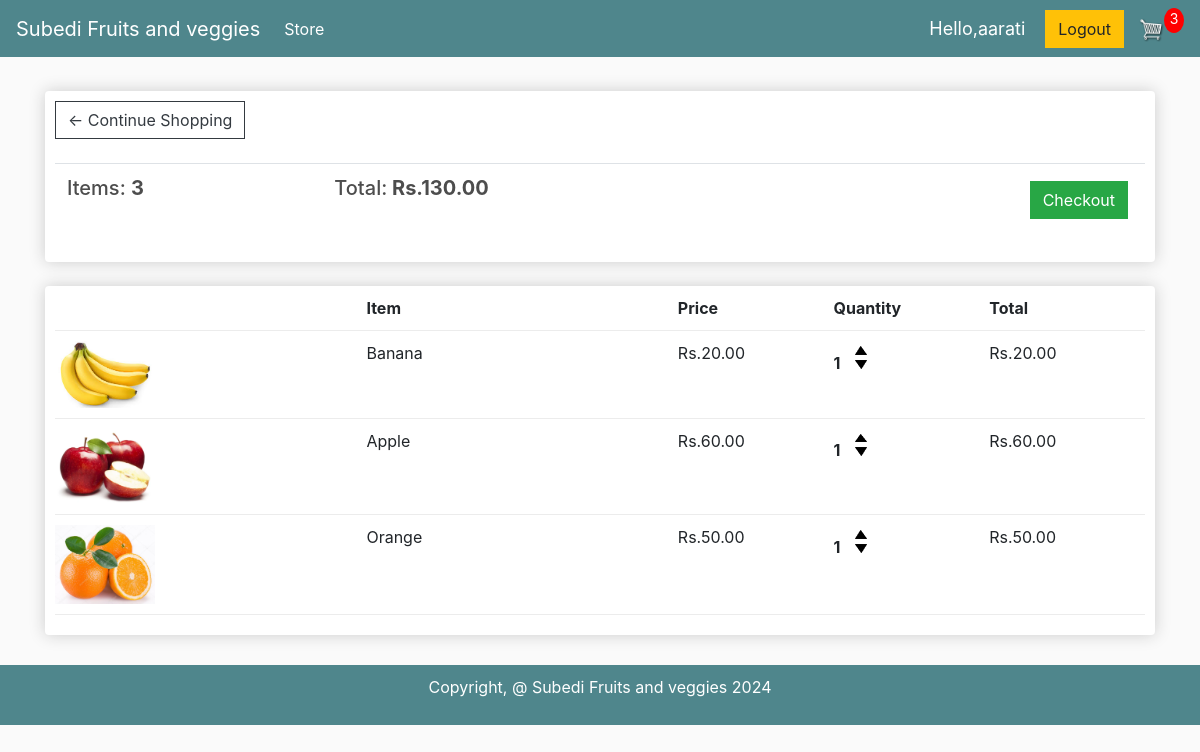
The app's page /cart/ (signed in) with its own data.
### store/models.py (models this page shows, shortened)
class Order(models.Model):
    customer = models.ForeignKey(Customer, on_delete=models.SET_NULL, null=True, blank=True)
    date_ordered = models.DateTimeField(auto_now_add=True)
    complete = models.BooleanField(default=False)
    transaction_id = models.CharField(max_length=100, null=True)
    shipping = models.BooleanField(default=True)
    @property
    def get_cart_total(self):
        orderitems=self.orderitem_set.all()
        total=sum([item.get_total for item in orderitems])
        return total
    @property
    def get_cart_items(self):
        orderitems=self.orderitem_set.all()
        total=sum([item.quantity for item in orderitems])
        return total

class OrderItem(models.Model):
    product = models.ForeignKey(Product, on_delete=models.SET_NULL, blank=True, null=True)
    order = models.ForeignKey(Order, on_delete=models.SET_NULL, blank=True, null=True)
    quantity = models.IntegerField(default=0, null=True, blank=True)
    date_added = models.DateTimeField(auto_now_add=True)
    @property
    def get_total(self):
        total=self.product.price*self.quantity
        return total

class Product(models.Model):
    name = models.CharField(max_length=200)
    price = models.DecimalField(max_digits=7,decimal_places=2)
    digital = models.BooleanField(default=False, null=True, blank=True)
    image = models.ImageField(null=True, blank=True)
    @property
    def imageURL(self):
        try:
            url = self.image.url
        except:
            url = ''
        return url

### store/views.py (the view)
# urls.py: path('cart/', views.cart, name="cart"),
@login_required(login_url='login')
def cart(request):
	data = cartData(request)
	cartItems = data['cartItems']
	order = data['order']
	items = data['items']
	context = {'items':items, 'order':order, 'cartItems':cartItems}
	return render(request, 'store/cart.html', context)

### store/utils.py (called while the page is built, shortened)
def cartData(request):
    if request.user.is_authenticated:
        try:
            customer = request.user.customer
        except User.customer.RelatedObjectDoesNotExist:
            customer = Customer.objects.create(user=request.user)
        order, created = Order.objects.get_or_create(customer=customer, complete=False)
        items = order.orderitem_set.all()
        cartItems = order.get_cart_items
    return {'cartItems': cartItems, 'order': order, 'items': items}

### store/templates/store/cart.html
{% extends 'store/main.html' %}
{% load static %}
{% block content %}
	<div class="row">
		<div class="col-lg-12">
			<div class="box-element">
				<a  class="btn btn-outline-dark" href="{% url 'store' %}">&#x2190; Continue Shopping</a>
				<br>
				<br>
				<table class="table">
					<tr>
						<th><h5>Items: <strong>{{order.get_cart_items}}</strong></h5></th>
						<th><h5>Total:<strong> Rs.{{order.get_cart_total|floatformat:2}}</strong></h5></th>
						<th>
							<a  style="float:right; margin:5px;" class="btn btn-success" href="{% url 'checkout' %}">Checkout</a>
						</th>
					</tr>
				</table>
			</div>
			<br>
			<div class="box-element">
				<div class="cart-row">
					<div style="flex:2"></div>
					<div style="flex:2"><strong>Item</strong></div>
					<div style="flex:1"><strong>Price</strong></div>
					<div style="flex:1"><strong>Quantity</strong></div>
					<div style="flex:1"><strong>Total</strong></div>
				</div>
				{% for item in items %}
				<div class="cart-row">
					<div style="flex:2"><img class="row-image" src="{{item.product.imageURL}}"></div>
					<div style="flex:2"><p>{{item.product.name}}</p></div>
					<div style="flex:1"><p>Rs.{{item.product.price|floatformat:2}}</p></div>
					<div style="flex:1">
						<p class="quantity">{{item.quantity}}</p>
						<div class="quantity">
							<img data-product="{{item.product.id}}" data-action="add" class="chg-quantity update-cart" src="{% static  'images/arrow-up.png' %}">
							<img data-product="{{item.product.id}}" data-action="remove" class="chg-quantity update-cart" src="{% static  'images/arrow-down.png' %}">
						</div>
					</div>
					<div style="flex:1"><p>Rs.{{item.get_total|floatformat:2}}</p></div>
				</div>
				{% endfor %}
			</div>
		</div>
	</div>
{% endblock content %}

### store/templates/store/main.html (shortened to what this page needs)
<!DOCTYPE html>
{% load static %}
<html>
<head>
	<link rel="stylesheet" href="https://stackpath.bootstrapcdn.com/bootstrap/4.4.1/css/bootstrap.min.css">
	<link rel="stylesheet" type="text/css" href="{% static 'css/main.css' %}">
</head>
<body>
	<nav class="navbar navbar-expand-lg navbar-dark bg-dark">
	  <a class="navbar-brand" href="{% url 'store' %}">Subedi Fruits and veggies </a>
	  <div class="collapse navbar-collapse" id="navbarSupportedContent">
	    <ul class="navbar-nav mr-auto">
	      <li class="nav-item active">
	        <a class="nav-link" href="{% url 'store' %}">Store <span class="sr-only">(current)</span></a>
	      </li>
	    </ul>
	    <div class="form-inline my-2 my-lg-0">
			<span id="hello-msg">Hello,{{request.user}}</span>
	      <a href="{% url 'logout' %}"class="btn btn-warning" >Logout</a>
	     	<a href="{% url 'cart' %}">
	    		<img  id="cart-icon" src="{% static 'images/cart.png' %}">
	    	</a>
	    	<p id="cart-total">{{cartItems}}</p>
	    </div>
	  </div>
	</nav>
     <div class="container">
            <br>
            {% block content %}
            {% endblock content %}
         </div>
		 <footer class="bg-dark foot">
			<p style="color:#fff">Copyright, @ Subedi Fruits and veggies 2024</p>
		</footer>
</body>
</html>

### static/css/main.css (style rules this page uses)
* { margin: 0; box-sizing: border-box; }
body { background-color: hsl(0, 0%, 98%); }
h1,h2,h3,h4,h5,h6 { color:hsl(0, 0%, 30%); }
.box-element { box-shadow:hsl(0, 0%, 80%) 0 0 16px; background-color: #fff; border-radius: 4px; padding: 10px; }
.bg-dark { background-color: #4f868c!important; }
#cart-icon { width:25px; display: inline-block; margin-left: 15px; }
#cart-total { display: block; text-align: center; color:#fff; background-color: red; width: 20px; height: 25px; border-radius: 50%; font-size: 14px; }
.col-lg-4, .col-lg-6, .col-lg-8, .col-lg-12 { margin-top: 10px; margin-bottom: 10px; }
.btn { border-radius: 0; }
.row-image { width: 100px; }
.cart-row { display: flex; align-items: flex-stretch; padding-bottom: 10px; margin-bottom: 10px; border-bottom: 1px solid #ececec; }
.quantity { display: inline-block; font-weight: 700; padding-right:10px; }
.chg-quantity { width: 12px; cursor: pointer; display: block; margin-top: 5px; transition:.1s; }

### store/templates/store/main.html (style rules this page uses)
#hello-msg { font-size:18px; color: #fff; margin-right:20px; }
.foot { text-align:center; padding:10px; margin-top:20px; }

### records on screen
Order: get_cart_items "3", get_cart_total "130.00"
OrderItem: product.imageURL (picture), product.name "Banana", product.price "20.00", quantity "1", get_total "20.00"
OrderItem: product.imageURL (picture), product.name "Apple", product.price "60.00", quantity "1", get_total "60.00"
OrderItem: product.imageURL (picture), product.name "Orange", product.price "50.00", quantity "1", get_total "50.00"

### other values on screen
{{ request.user }} "aarati"
{{ cartItems }} "3"
